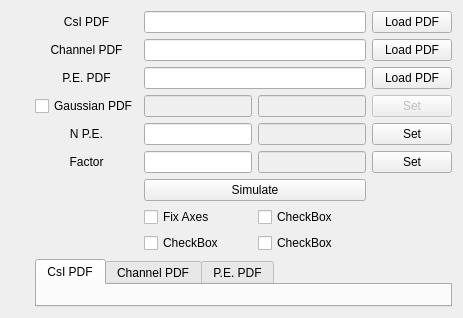
      <widget class="QWidget" name="SimulationTab">
       <attribute name="title">
        <string>Simulation</string>
       </attribute>
       <layout class="QHBoxLayout" name="horizontalLayout_5">
        <item>
         <widget class="QWidget" name="SimulationLeftSide" native="true">
          <property name="sizePolicy">
           <sizepolicy hsizetype="Expanding" vsizetype="Expanding">
            <horstretch>0</horstretch>
            <verstretch>0</verstretch>
           </sizepolicy>
          </property>
          <layout class="QVBoxLayout" name="verticalLayout">
           <item>
            <widget class="SimplePlotWidgetNTB" name="SimulationPlotWidget" native="true">
             <property name="sizePolicy">
              <sizepolicy hsizetype="Expanding" vsizetype="Expanding">
               <horstretch>0</horstretch>
               <verstretch>0</verstretch>
              </sizepolicy>
             </property>
            </widget>
           </item>
          </layout>
         </widget>
        </item>
        <item>
         <layout class="QVBoxLayout" name="verticalLayout_2">
          <item>
           <layout class="QGridLayout" name="gridLayout_3">
            <item row="1" column="2">
             <widget class="QPushButton" name="ChannelPDFButton">
              <property name="text">
               <string>Load PDF</string>
              </property>
             </widget>
            </item>
            <item row="2" column="2">
             <widget class="QPushButton" name="PEPDFButton">
              <property name="text">
               <string>Load PDF</string>
              </property>
             </widget>
            </item>
            <item row="5" column="0">
             <widget class="QLabel" name="FactorLabel">
              <property name="text">
               <string>Factor</string>
              </property>
              <property name="alignment">
               <set>Qt::AlignCenter</set>
              </property>
             </widget>
            </item>
            <item row="4" column="0">
             <widget class="QLabel" name="NPELabel">
              <property name="text">
               <string>N P.E.</string>
              </property>
              <property name="alignment">
               <set>Qt::AlignCenter</set>
              </property>
             </widget>
            </item>
            <item row="0" column="0">
             <widget class="QLabel" name="CsIPDFLabel">
              <property name="text">
               <string>CsI PDF</string>
              </property>
              <property name="alignment">
               <set>Qt::AlignCenter</set>
              </property>
             </widget>
            </item>
            <item row="0" column="1">
             <widget class="QLineEdit" name="CsIPDFRO">
              <property name="readOnly">
               <bool>true</bool>
              </property>
             </widget>
            </item>
            <item row="4" column="2">
             <widget class="QPushButton" name="NPEButton">
              <property name="text">
               <string>Set</string>
              </property>
             </widget>
            </item>
            <item row="2" column="1">
             <widget class="QLineEdit" name="PEPDFRO">
              <property name="readOnly">
               <bool>true</bool>
              </property>
             </widget>
            </item>
            <item row="0" column="2">
             <widget class="QPushButton" name="CsIPDFButton">
              <property name="text">
               <string>Load PDF</string>
              </property>
             </widget>
            </item>
            <item row="2" column="0">
             <widget class="QLabel" name="PEPDFLabel">
              <property name="layoutDirection">
               <enum>Qt::LeftToRight</enum>
              </property>
              <property name="text">
               <string>P.E. PDF</string>
              </property>
              <property name="alignment">
               <set>Qt::AlignCenter</set>
              </property>
             </widget>
            </item>
            <item row="4" column="1">
             <layout class="QHBoxLayout" name="horizontalLayout_6">
              <item>
               <widget class="QLineEdit" name="NPESet"/>
              </item>
              <item>
               <widget class="QLineEdit" name="NPERO">
                <property name="enabled">
                 <bool>false</bool>
                </property>
                <property name="readOnly">
                 <bool>true</bool>
                </property>
               </widget>
              </item>
             </layout>
            </item>
            <item row="5" column="1">
             <layout class="QHBoxLayout" name="horizontalLayout_7">
              <item>
               <widget class="QLineEdit" name="FactorSet"/>
              </item>
              <item>
               <widget class="QLineEdit" name="FactorRO">
                <property name="enabled">
                 <bool>false</bool>
                </property>
                <property name="readOnly">
                 <bool>true</bool>
                </property>
               </widget>
              </item>
             </layout>
            </item>
            <item row="1" column="1">
             <widget class="QLineEdit" name="ChannelPDFRO">
              <property name="readOnly">
               <bool>true</bool>
              </property>
             </widget>
            </item>
            <item row="1" column="0">
             <widget class="QLabel" name="ChannelPDFLabel">
              <property name="text">
               <string>Channel PDF</string>
              </property>
              <property name="alignment">
               <set>Qt::AlignCenter</set>
              </property>
             </widget>
            </item>
            <item row="5" column="2">
             <widget class="QPushButton" name="FactorButton">
              <property name="text">
               <string>Set</string>
              </property>
             </widget>
            </item>
            <item row="7" column="1">
             <layout class="QGridLayout" name="gridLayout_4">
              <item row="1" column="1">
               <widget class="QCheckBox" name="checkBox_4">
                <property name="text">
                 <string>CheckBox</string>
                </property>
               </widget>
              </item>
              <item row="0" column="0">
               <widget class="QCheckBox" name="FixAxesCB">
                <property name="text">
                 <string>Fix Axes</string>
                </property>
               </widget>
              </item>
              <item row="0" column="1">
               <widget class="QCheckBox" name="DiscretizeCB">
                <property name="text">
                 <string>CheckBox</string>
                </property>
               </widget>
              </item>
              <item row="1" column="0">
               <widget class="QCheckBox" name="checkBox_3">
                <property name="text">
                 <string>CheckBox</string>
                </property>
               </widget>
              </item>
             </layout>
            </item>
            <item row="3" column="1">
             <layout class="QHBoxLayout" name="horizontalLayout_8">
              <item>
               <widget class="QLineEdit" name="GaussianPESet">
                <property name="enabled">
                 <bool>false</bool>
                </property>
               </widget>
              </item>
              <item>
               <widget class="QLineEdit" name="GaussianPERO">
                <property name="enabled">
                 <bool>false</bool>
                </property>
               </widget>
              </item>
             </layout>
            </item>
            <item row="3" column="0">
             <widget class="QCheckBox" name="GaussianPECB">
              <property name="text">
               <string>Gaussian PDF</string>
              </property>
             </widget>
            </item>
            <item row="3" column="2">
             <widget class="QPushButton" name="GaussianPEButton">
              <property name="enabled">
               <bool>false</bool>
              </property>
              <property name="text">
               <string>Set</string>
              </property>
             </widget>
            </item>
            <item row="6" column="1">
             <widget class="QPushButton" name="SimulateButton">
              <property name="text">
               <string>Simulate</string>
              </property>
             </widget>
            </item>
           </layout>
          </item>
          <item>
           <widget class="QTabWidget" name="PDFTabs">
            <property name="sizePolicy">
             <sizepolicy hsizetype="Preferred" vsizetype="Preferred">
              <horstretch>0</horstretch>
              <verstretch>0</verstretch>
             </sizepolicy>
            </property>
            <property name="currentIndex">
             <number>0</number>
            </property>
            <widget class="QWidget" name="CsIPDFTab">
             <attribute name="title">
              <string>CsI PDF</string>
             </attribute>
             <layout class="QVBoxLayout" name="verticalLayout_3">
              <item>
               <widget class="SimplePlotWidget" name="CsIPDFPlotWidget" native="true"/>
              </item>
             </layout>
            </widget>
            <widget class="QWidget" name="ChannelPDFTab">
             <attribute name="title">
              <string>Channel PDF</string>
             </attribute>
             <layout class="QVBoxLayout" name="verticalLayout_4">
              <item>
               <widget class="SimplePlotWidget" name="ChannelPDFPlotWidget" native="true"/>
              </item>
             </layout>
            </widget>
            <widget class="QWidget" name="PEPDFTab">
             <attribute name="title">
              <string>P.E. PDF</string>
             </attribute>
             <layout class="QVBoxLayout" name="verticalLayout_5">
              <item>
               <widget class="SimplePlotWidget" name="PEPDFPlotWidget" native="true"/>
              </item>
             </layout>
            </widget>
           </widget>
          </item>
         </layout>
        </item>
       </layout>
      </widget>
